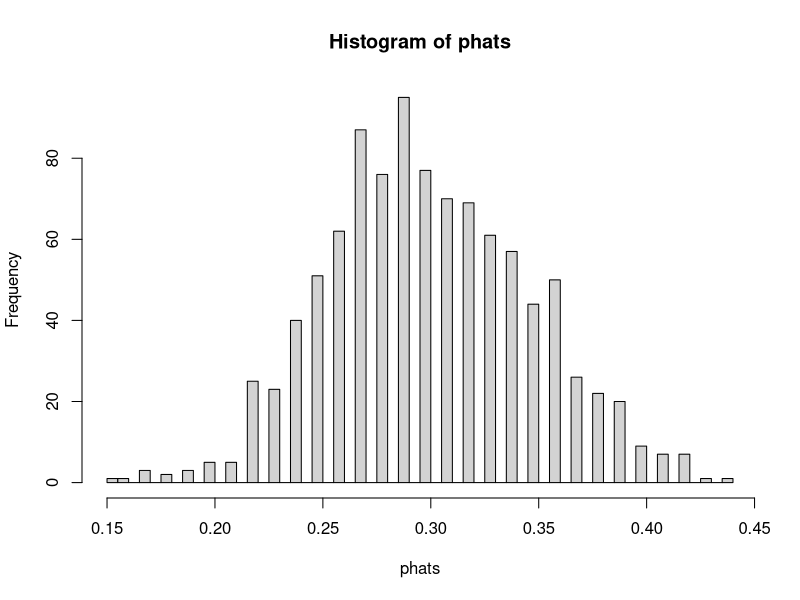
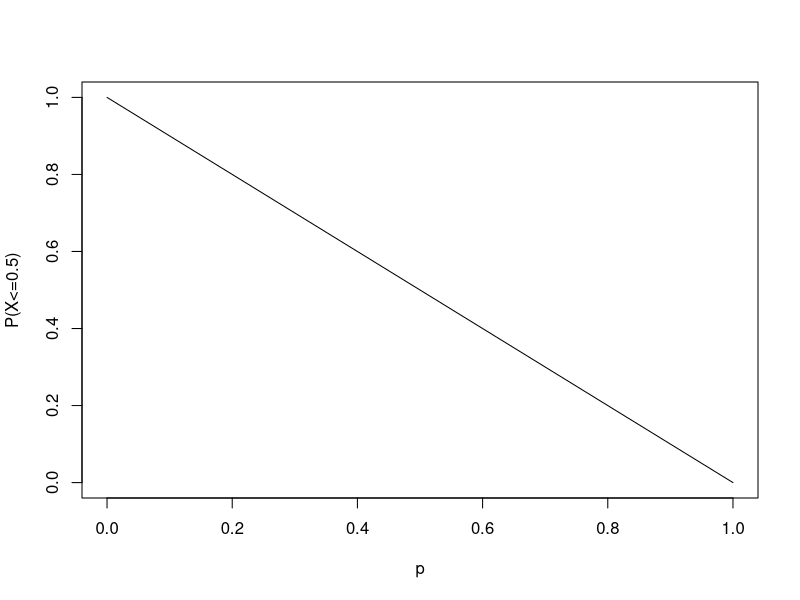

Here is the R script that generated these plots, in order:
## ---- chunk 1
kvadrater = rep(0, 10) # Skapar vektor med nollor där vi sen sparar varje kvadrat
for (i in 1:10){
  kvadrater[i] = i^2
}
kvadrater
## ---- chunk 2
kvadrater = rep(0, 10) 
min_loop_vektor = 1:10
for (i in min_loop_vektor){
  kvadrater[i] = i^2
}
## ---- chunk 3
min_loop_vektor = seq(0.1, 1, by = 0.1)
for (i in min_loop_vektor){
  print(i^2)
}
## ---- chunk 4
kvadrater = rep(0, 10)
min_loop_vektor = seq(0, 1, by = 0.1)
count = 0
for (i in min_loop_vektor){
  count = count + 1
  kvadrater[count] = i^2
}
kvadrater
## ---- chunk 5
p = 0.3              # andelen i populationen/modellen
nsim = 1000          # vi vill simulera 1000 olika stickprov
n = 100              # varje stickprov består av 100 observationer.
phats = rep(0, nsim) # skapar vektor där andelen (phat) i varje stickprov sparas.
count = 0            
for (i in 1:nsim){
  count = count + 1
  x = rbinom(n, size = 1, prob = p) # size = 1 gör att binomialfördelningen blir en Bernoulli.
  phats[count] = mean(x)            # mean(x) ger oss andelen phat.
}
hist(phats, 50)
## ---- chunk 6
ps = seq(0, 1, by = 0.01)
probability = rep(0, length(ps)) # funktionen length() räknar antalet element in en vektor
count = 0            
for (p in ps){   # man får använda annat namn än i som loop-variabel
  count = count + 1
  probability[count] = pbinom(0.5, size = 1, prob = p)  # p ändras i varje upprepning
}
plot(ps, probability, type = "l", xlab = "p", ylab = "P(X<=0.5)")
## ---- chunk 7
child_sugar = c(40.3,55.0,45.7,43.3,50.3,45.9,53.5,43,44.2,44,47.4,44,33.6,55.1,48.8,50.4,37.8,60.3,46.6)
